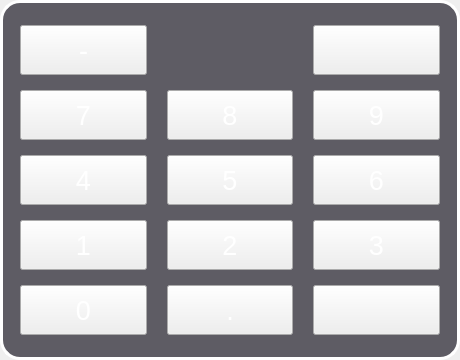
<?xml version="1.0" encoding="UTF-8"?>
<ui version="4.0">
 <class>KeyboardForm</class>
 <widget class="QWidget" name="KeyboardForm">
  <property name="geometry">
   <rect>
    <x>0</x>
    <y>0</y>
    <width>460</width>
    <height>360</height>
   </rect>
  </property>
  <property name="windowTitle">
   <string>Form</string>
  </property>
  <property name="styleSheet">
   <string notr="true"/>
  </property>
  <layout class="QVBoxLayout" name="verticalLayout">
   <property name="spacing">
    <number>0</number>
   </property>
   <property name="leftMargin">
    <number>0</number>
   </property>
   <property name="topMargin">
    <number>0</number>
   </property>
   <property name="rightMargin">
    <number>0</number>
   </property>
   <property name="bottomMargin">
    <number>0</number>
   </property>
   <item>
    <widget class="QWidget" name="widget" native="true">
     <property name="styleSheet">
      <string notr="true">#widget{
background-color: rgb(94, 92, 100);
border: 3px solid #FFFFFF;
border-radius: 20px;
}

QPushButton{
color: rgb(255, 255, 255);
font-size: 20pt;
border-image: url(:/png/biankuang/按钮7.png);
}
QPushButton::pressed{
color: #0663A1;
	border-image: url(:/png/biankuang/按钮-边框.svg);
}
</string>
     </property>
     <layout class="QVBoxLayout" name="verticalLayout_2">
      <property name="spacing">
       <number>0</number>
      </property>
      <property name="leftMargin">
       <number>20</number>
      </property>
      <property name="topMargin">
       <number>10</number>
      </property>
      <property name="rightMargin">
       <number>20</number>
      </property>
      <property name="bottomMargin">
       <number>10</number>
      </property>
      <item>
       <layout class="QHBoxLayout" name="horizontalLayout_4">
        <property name="spacing">
         <number>20</number>
        </property>
        <item>
         <widget class="QPushButton" name="btnMinus">
          <property name="minimumSize">
           <size>
            <width>100</width>
            <height>50</height>
           </size>
          </property>
          <property name="text">
           <string notr="true">-</string>
          </property>
         </widget>
        </item>
        <item>
         <widget class="QLabel" name="label_2">
          <property name="maximumSize">
           <size>
            <width>16777215</width>
            <height>40</height>
           </size>
          </property>
          <property name="text">
           <string notr="true"/>
          </property>
         </widget>
        </item>
        <item>
         <widget class="QPushButton" name="btnDelete">
          <property name="minimumSize">
           <size>
            <width>100</width>
            <height>50</height>
           </size>
          </property>
          <property name="maximumSize">
           <size>
            <width>16777215</width>
            <height>50</height>
           </size>
          </property>
          <property name="styleSheet">
           <string notr="true">QPushButton{
padding-top: 10px;
padding-bottom: 10px;
image: url(:/png/biankuang/backspace (1).svg);
}
QPushButton::pressed{
padding-top: 10px;
padding-bottom: 10px;
image: url(:/png/biankuang/backspace (5).svg);
}</string>
          </property>
          <property name="text">
           <string notr="true"/>
          </property>
          <property name="iconSize">
           <size>
            <width>60</width>
            <height>30</height>
           </size>
          </property>
         </widget>
        </item>
       </layout>
      </item>
      <item>
       <layout class="QHBoxLayout" name="horizontalLayout_3">
        <property name="spacing">
         <number>20</number>
        </property>
        <item>
         <widget class="QPushButton" name="btn7">
          <property name="minimumSize">
           <size>
            <width>100</width>
            <height>50</height>
           </size>
          </property>
          <property name="text">
           <string notr="true">7</string>
          </property>
         </widget>
        </item>
        <item>
         <widget class="QPushButton" name="btn8">
          <property name="minimumSize">
           <size>
            <width>100</width>
            <height>50</height>
           </size>
          </property>
          <property name="text">
           <string notr="true">8</string>
          </property>
         </widget>
        </item>
        <item>
         <widget class="QPushButton" name="btn9">
          <property name="minimumSize">
           <size>
            <width>100</width>
            <height>50</height>
           </size>
          </property>
          <property name="text">
           <string notr="true">9</string>
          </property>
         </widget>
        </item>
       </layout>
      </item>
      <item>
       <layout class="QHBoxLayout" name="horizontalLayout_2">
        <property name="spacing">
         <number>20</number>
        </property>
        <item>
         <widget class="QPushButton" name="btn4">
          <property name="minimumSize">
           <size>
            <width>100</width>
            <height>50</height>
           </size>
          </property>
          <property name="text">
           <string notr="true">4</string>
          </property>
         </widget>
        </item>
        <item>
         <widget class="QPushButton" name="btn5">
          <property name="minimumSize">
           <size>
            <width>100</width>
            <height>50</height>
           </size>
          </property>
          <property name="text">
           <string notr="true">5</string>
          </property>
         </widget>
        </item>
        <item>
         <widget class="QPushButton" name="btn6">
          <property name="minimumSize">
           <size>
            <width>100</width>
            <height>50</height>
           </size>
          </property>
          <property name="text">
           <string notr="true">6</string>
          </property>
         </widget>
        </item>
       </layout>
      </item>
      <item>
       <layout class="QHBoxLayout" name="horizontalLayout">
        <property name="spacing">
         <number>20</number>
        </property>
        <item>
         <widget class="QPushButton" name="btn1">
          <property name="minimumSize">
           <size>
            <width>100</width>
            <height>50</height>
           </size>
          </property>
          <property name="text">
           <string notr="true">1</string>
          </property>
         </widget>
        </item>
        <item>
         <widget class="QPushButton" name="btn2">
          <property name="minimumSize">
           <size>
            <width>100</width>
            <height>50</height>
           </size>
          </property>
          <property name="text">
           <string notr="true">2</string>
          </property>
         </widget>
        </item>
        <item>
         <widget class="QPushButton" name="btn3">
          <property name="minimumSize">
           <size>
            <width>100</width>
            <height>50</height>
           </size>
          </property>
          <property name="text">
           <string notr="true">3</string>
          </property>
         </widget>
        </item>
       </layout>
      </item>
      <item>
       <layout class="QHBoxLayout" name="horizontalLayout_5">
        <property name="spacing">
         <number>20</number>
        </property>
        <item>
         <widget class="QPushButton" name="btn0">
          <property name="minimumSize">
           <size>
            <width>100</width>
            <height>50</height>
           </size>
          </property>
          <property name="text">
           <string notr="true">0</string>
          </property>
         </widget>
        </item>
        <item>
         <widget class="QPushButton" name="btnDot">
          <property name="minimumSize">
           <size>
            <width>100</width>
            <height>50</height>
           </size>
          </property>
          <property name="text">
           <string notr="true">.</string>
          </property>
         </widget>
        </item>
        <item>
         <widget class="QPushButton" name="btnEnter">
          <property name="minimumSize">
           <size>
            <width>0</width>
            <height>50</height>
           </size>
          </property>
          <property name="maximumSize">
           <size>
            <width>16777215</width>
            <height>50</height>
           </size>
          </property>
          <property name="styleSheet">
           <string notr="true">QPushButton{
	image: url(:/png/biankuang/回车.svg);
}
QPushButton::pressed{
	image: url(:/png/biankuang/回车 (5).svg);
}</string>
          </property>
          <property name="text">
           <string notr="true"/>
          </property>
          <property name="iconSize">
           <size>
            <width>60</width>
            <height>40</height>
           </size>
          </property>
         </widget>
        </item>
       </layout>
      </item>
     </layout>
    </widget>
   </item>
  </layout>
 </widget>
 <resources/>
 <connections/>
</ui>
